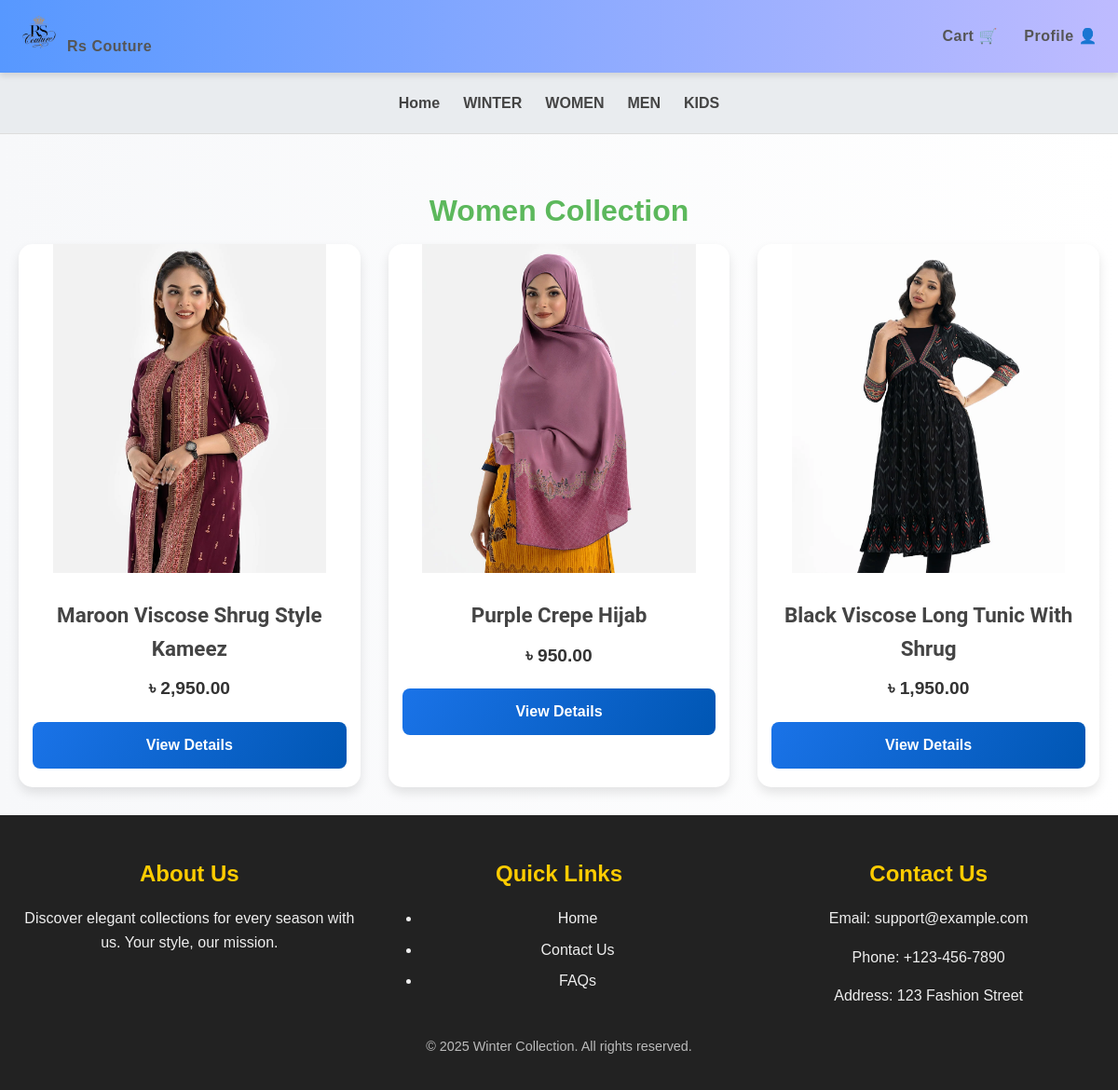
The page /women.php on the database its author committed.
### tables this page shows
CREATE TABLE `women` (
  `id` int(11) NOT NULL,
  `name` varchar(255) NOT NULL,
  `price` decimal(10,2) NOT NULL,
  `color` varchar(50) DEFAULT NULL,
  `sizes` enum('S','M','L','XL','XXL') DEFAULT NULL,
  `stock` int(11) NOT NULL,
  `description` text DEFAULT NULL,
  `images` text DEFAULT NULL,
  `created_at` timestamp NOT NULL DEFAULT current_timestamp()
);

### women.php (the view, shortened to what this page needs)
<?php
$conn = new mysqli('localhost', 'root', '', 'fashion_store');
$winterQuery = "SELECT id, name, price, images FROM women ORDER BY id";
$winterResult = $conn->query($winterQuery);
?>
<!DOCTYPE html>
<html lang="en">
<head>
    <link rel="stylesheet" href="style.css">
 <?php include 'header.php'; ?>
</head>
<body>
<div class="winter-section">
        <h2>Women Collection</h2>
        <div class="product-grid">
            <?php while ($product = $winterResult->fetch_assoc()): ?>
                <?php
                    $images = explode(',', $product['images']);
                    $mainImage = $images[0];
                ?>
                <div class="product-card">
                <a href="product.php?id=<?php echo $product['id']; ?>&table=women">
                        <img src="<?php echo $mainImage; ?>" alt="<?php echo $product['name']; ?>" class="product-image">
                        <h3><?php echo $product['name']; ?></h3>
                    </a>
                    <p class="product-price">৳ <?php echo number_format($product['price'], 2); ?></p>
                    <a href="product.php?id=<?php echo $product['id']; ?>&table=women" class="view-details-button">View Details</a>
                </div>
            <?php endwhile; ?>
        </div>
    </div>
    <?php include 'footer.php'; ?>
</body>
</html>

### style.css (style rules this page uses)
body { margin: 0; font-family: 'Poppins', sans-serif; line-height: 1.6; background-color: #f8f9fa; color: #333; justify-content: center; align-items: center; }
a { text-decoration: none; color: inherit; transition: color 0.3s ease, text-shadow 0.3s ease; }
.winter-section { padding: 30px 20px; text-align: center; background: linear-gradient(to right, #f7f8fa, #ffffff); }
.winter-section h2 { font-size: 2rem; margin-bottom: 10px; color: #5cb85c; }
.winter-section p { font-size: 1.2rem; color: #333; }

### women.php (style rules this page uses)
.product-grid { display: grid; grid-template-columns: repeat(auto-fit, minmax(250px, 1fr)); gap: 30px; justify-content: center; }
.product-card { background: #fff; border: none; border-radius: 15px; overflow: hidden; box-shadow: 0 6px 12px rgba(0, 0, 0, 0.1); transition: transform 0.3s ease-in-out, box-shadow 0.3s ease-in-out; position: relative; }
.product-card img { width: 80%; height: auto; transition: transform 0.4s ease; }
.product-card h3 { font-size: 1.4rem; margin: 20px 15px 10px; color: #444; font-family: 'Roboto', sans-serif; }
.product-price { font-size: 1.2rem; font-weight: bold; color: #1a73e8; margin: 0 15px 20px; font-family: 'Poppins', sans-serif; }
.view-details-button { display: block; margin: 0 15px 20px; padding: 12px 0; text-align: center; background: linear-gradient(120deg, #1a73e8, #0056b3); color: #fff; border-radius: 8px; text-decoration: none; font-weight: bold; font-family: 'Poppins', sans-serif; transition: all 0.3s ease; }

### rows shown on the page
women: name (picture), name "Maroon Viscose Shrug Style Kameez", price "2,950.00"
women: shows a picture, name "Purple Crepe Hijab", price "950.00"
women: name (picture), name "Black Viscose Long Tunic With Shrug", price "1,950.00"
